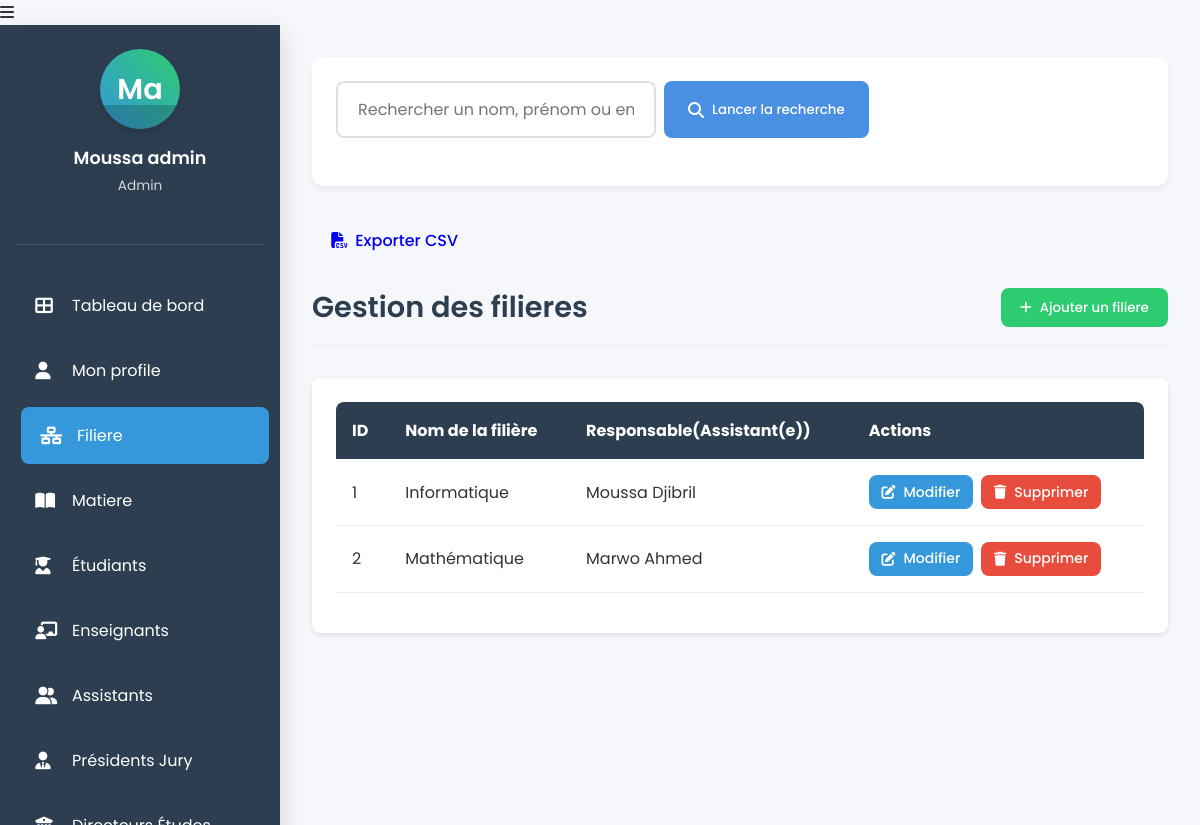
/apps/views/admin/admin_dashboard.php?role=filieres (signed in), run on the app's committed database.
### tables this page shows
CREATE TABLE `personne` (
  `id_personne` int(11) NOT NULL,
  `prenom` varchar(50) DEFAULT NULL,
  `nom` varchar(50) DEFAULT NULL,
  `email` varchar(100) DEFAULT NULL,
  `mot_de_passe` varchar(255) DEFAULT NULL,
  `image_profile` varchar(255) DEFAULT NULL,
  `role` varchar(50) DEFAULT NULL,
  `date_inscription` date DEFAULT NULL,
  `dateNaissance` date DEFAULT NULL
);

CREATE TABLE `filiere` (
  `id_filiere` int(11) NOT NULL,
  `nom_filiere` varchar(100) NOT NULL,
  `responsable_id` int(11) DEFAULT NULL
);

### apps/views/admin/admin_dashboard.php (the view, shortened to what the rows shown need)
<?php
require_once '../../../config/db.php';
$search = isset($_GET['search']) ? trim($_GET['search']) : '';
$activeRole = isset($_GET['role']) ? $_GET['role'] : 'all';
$userID = $_SESSION['user_id'];
$sql = "SELECT
p.*,
e.id_filiere, e.niveau_filiere AS etudiant_niveau,
en.telephone,
a.departement AS assistant_departement, a.niveau AS assistant_niveau
FROM personne p
LEFT JOIN etudiant e ON p.id_personne = e.id_etudiant
LEFT JOIN enseignant en ON p.id_personne = en.id_enseignant
LEFT JOIN assistant a ON p.id_personne = a.id_assistant
WHERE p.id_personne = ?";
$stmt = $conn->prepare($sql);
$stmt->bind_param("s", $userID);
$stmt->execute();
$result = $stmt->get_result();
if ($result && $result->num_rows > 0) {
    $row = $result->fetch_assoc();
    $prenom = $row['prenom'];
    $nom = $row['nom'];
    $role = $row['role'];
} else {
    die("Utilisateur non trouvé.");
}
$page = isset($_GET['page']) ? max(1, intval($_GET['page'])) : 1;
$perPage = 6;
if ($activeRole == 'filieres') {
    $offset = ($page - 1) * $perPage;
    $query = "SELECT f.id_filiere, f.nom_filiere , a.departement ,p.nom , p.prenom
              FROM filiere f , assistant a , personne p
              WHERE a.id_assistant = f.responsable_id
              AND p.id_personne = a.id_assistant
              ORDER BY f.id_filiere ASC
              LIMIT $perPage OFFSET $offset";
    $result = $conn->query($query);
    $users = $result->fetch_all(MYSQLI_ASSOC);
}
else {
    $result = loadUsers($conn, $activeRole, $page, $perPage, $search);
    $users = $result['users'];
    $totalUsers = $result['total'];
    $totalPages = ceil($totalUsers / $perPage);
}
?>
<!DOCTYPE html>
<html lang="fr">
<head>
    <link rel="stylesheet" href="https://cdnjs.cloudflare.com/ajax/libs/font-awesome/6.2.0/css/all.min.css">
    <link rel="stylesheet" href="../../../public/assets/css/admin_dashboard.css">
</head>
<body>
    <div class="admin-container">
        <div class="sidebar">
            <div class="sidebar-header">
                <div class="admin-profile">
                    <div class="admin-avatar">
                        <span class="initials"><?= substr($prenom, 0, 1) . substr($nom, 0, 1) ?></span>
                    </div>
                    <div class="admin-info">
                        <h3><?= htmlspecialchars($prenom . ' ' . $nom) ?></h3>
                        <p><?= ucfirst(htmlspecialchars($role)) ?></p>
                    </div>
                </div>
            </div>
        </div>
        <div class="main-content">
                    <div class="page-header">
                        <h1 class="page-title">
                            <?php
                                switch($activeRole) {
                                    case 'filieres':
                                        echo "Gestion des filieres";
                                        break;
                                }
                            ?>
                        </h1>
            </div>
            <?php if ($activeRole == 'all'): ?>
                <div class="tab-content active" id="dashboard">
                    <div class="stats-grid">
                        <?php
                        $conn = new mysqli($servername, $username, $password, $dbname);
                        $roleStats = [
                            'etudiant' => ['icon' => 'fa-user-graduate', 'color' => 'blue', 'count' => 0],
                            'enseignant' => ['icon' => 'fa-chalkboard-teacher', 'color' => 'green', 'count' => 0],
                            'assistant' => ['icon' => 'fa-user-friends', 'color' => 'orange', 'count' => 0],
                            'president' => ['icon' => 'fa-user-tie', 'color' => 'red', 'count' => 0],
                            'directeur' => ['icon' => 'fa-university', 'color' => 'teal', 'count' => 0],
                            'doyen' => ['icon' => 'fa-university', 'color' => 'teal', 'count' => 0],
                        ];
                        $countQuery = "SELECT role, COUNT(*) as count FROM personne GROUP BY role";
                        $countResult = $conn->query($countQuery);
                        if ($countResult) {
                            while ($row = $countResult->fetch_assoc()) {
                                if (isset($roleStats[$row['role']])) {
                                    $roleStats[$row['role']]['count'] = $row['count'];
                                }
                            }
                        }
                        $totalUsers = 0;
                        foreach ($roleStats as $count) {
                            $totalUsers += $count['count'];
                        }
                        $facultyCount = 1;
                        $filiereCount = 0;
                        $matiereCount = 0;
                        $filiereQuery = "SELECT COUNT(*) as count FROM filiere";
                        $filiereResult = $conn->query($filiereQuery);
                        if ($filiereResult) {
                            $filiereCount = $filiereResult->fetch_assoc()['count'];
                        }
                        $matiereQuery = "SELECT COUNT(*) as count FROM matiere";
                        $matiereResult = $conn->query($matiereQuery);
                        if ($matiereResult) {
                            $matiereCount = $matiereResult->fetch_assoc()['count'];
                        }
                        ?>
                        <div class="stat-card">
                            <div class="stat-icon blue">
                                <i class="fas fa-users"></i>
                            </div>
                            <div class="stat-number"><?= $totalUsers ?></div>
                            <div class="stat-label">Total utilisateurs</div>
                        </div>
                        <?php
                            foreach ($roleStats as $role => $data): ?>
                            <div class="stat-card">
                                <div class="stat-icon <?= $data['color'] ?>">
                                    <i class="fas <?= $data['icon'] ?>"></i>
                                </div>
                                <div class="stat-number"><?= $data['count'] ?></div>
                                <div class="stat-label"><?= ucfirst($role) ?>s</div>
                            </div>
                        <?php endforeach; ?>
                        <div class="stat-card">
                            <div class="stat-icon purple">
                                <i class="fas fa-school"></i>
                            </div>
                            <div class="stat-number"><?= $facultyCount ?></div>
                            <div class="stat-label">Faculté</div>
                        </div>
                        <div class="stat-card">
                            <div class="stat-icon indigo">
                                <i class="fas fa-graduation-cap"></i>
                            </div>
                            <div class="stat-number"><?= $filiereCount ?></div>
                            <div class="stat-label">Filières</div>
                        </div>
                        <div class="stat-card">
                            <div class="stat-icon deep-orange">
                                <i class="fas fa-book"></i>
                            </div>
                            <div class="stat-number"><?= $matiereCount ?></div>
                            <div class="stat-label">Matières</div>
                        </div>
                    </div>
                </div>
                <div class="card">
                    <div class="section-header">
                        <h2 class="section-title">Utilisateurs récemment inscrits</h2>
                    </div>
                    <div class="table-container">
                        <table>
                            <thead>
                                <tr>
                                    <th>ID</th>
                                    <th>Nom</th>
                                    <th>Prénom</th>
                                    <th>Email</th>
                                    <th>Rôle</th>
                                    <th>Date d'inscription</th>
                                </tr>
                            </thead>
                            <tbody>
                                <?php
                                $recentUsers = "SELECT * FROM personne ORDER BY date_inscription DESC LIMIT 5";
                                $recentResult = $conn->query($recentUsers);
                                if ($recentResult && $recentResult->num_rows > 0) {
                                    while ($user = $recentResult->fetch_assoc()) {
                                        echo "<tr>";
                                        echo "<td>" . $user['id_personne'] . "</td>";
                                        echo "<td>" . htmlspecialchars($user['nom']) . "</td>";
                                        echo "<td>" . htmlspecialchars($user['prenom']) . "</td>";
                                        echo "<td>" . htmlspecialchars($user['email']) . "</td>";
                                        $badgeClass = "";
                                        switch($user['role']) {
                                            case 'etudiant': $badgeClass = "badge-primary"; break;
                                            case 'enseignant': $badgeClass = "badge-success"; break;
                                            case 'assistant': $badgeClass = "badge-warning"; break;
                                            case 'president': $badgeClass = "badge-danger"; break;
                                            case 'directeur': $badgeClass = "badge-info"; break;
                                            case 'doyen': $badgeClass = "badge-info"; break;
                                        }
                                        echo "<td><span class='badge " . $badgeClass . "'>" . ucfirst($user['role']) . "</span></td>";
                                        echo "<td>" . date("d/m/Y H:i", strtotime($user['date_inscription'])) . "</td>";
                                        echo "</tr>";
                                    }
                                } else {
                                    echo "<tr><td colspan='6' class='text-center'>Aucun utilisateur trouvé</td></tr>";
                                }
                                $conn->close();
                                ?>
                            </tbody>
                        </table>
                    </div>
                </div>
            </div>
            <?php else: ?>
                <div class="tab-content active">
                    <div class="card">
                        <div class="table-container">
                        <table>
                            <thead>
                                <tr>
                                    <?php if ($activeRole == 'filieres'): ?>
                                        <th>ID</th>
                                        <th>Nom de la filière</th>
                                        <th>Responsable(Assistant(e))</th>
                                        <th>Actions</th>
                                    <?php endif; ?>
                                </tr>
                            </thead>
                            <tbody>
                                <?php if (count($users) > 0): ?>
                                    <?php foreach ($users as $item): ?>
                                    <tr>
                                        <?php if ($activeRole == 'filieres'): ?>
                                            <td><?= htmlspecialchars($item['id_filiere']) ?></td>
                                            <td><?= htmlspecialchars($item['nom_filiere']) ?></td>
                                            <td><?= htmlspecialchars($item['nom']) ?> <?= htmlspecialchars($item['prenom']) ?></td>
                                            <td class="actions">
                                                <button class="btn btn-sm btn-primary edit-btn"
                                                        data-id="<?= $item['id_filiere'] ?>">
                                                    <i class="fas fa-edit"></i> Modifier
                                                </button>
                                                <button class="btn btn-sm btn-danger delete-btn"
                                                        data-id="<?= htmlspecialchars($item['id_filiere']) ?>"
                                                        data-nom="<?= htmlspecialchars($item['nom_filiere']) ?>"
                                                        data-prenom=""
                                                        data-role="filieres">
                                                    <i class="fas fa-trash"></i> Supprimer
                                                </button>
                                            </td>
                                        <?php endif; ?>
                                    </tr>
                                    <?php endforeach; ?>
                                <?php endif; ?>
                            </tbody>
                        </table>
                        </div>
                    </div>
                </div>
            <?php endif; ?>
        </div>
    </div>
</body>
</html>

### data on the page
personne: prenom "M", nom "a", prenom+nom "Moussa admin", role "Admin"
filiere: id_filiere "1", nom_filiere "Informatique", responsable.nom "Moussa", responsable.prenom "Djibril"
filiere: id_filiere "2", nom_filiere "Mathématique", responsable.nom "Marwo", responsable.prenom "Ahmed"
